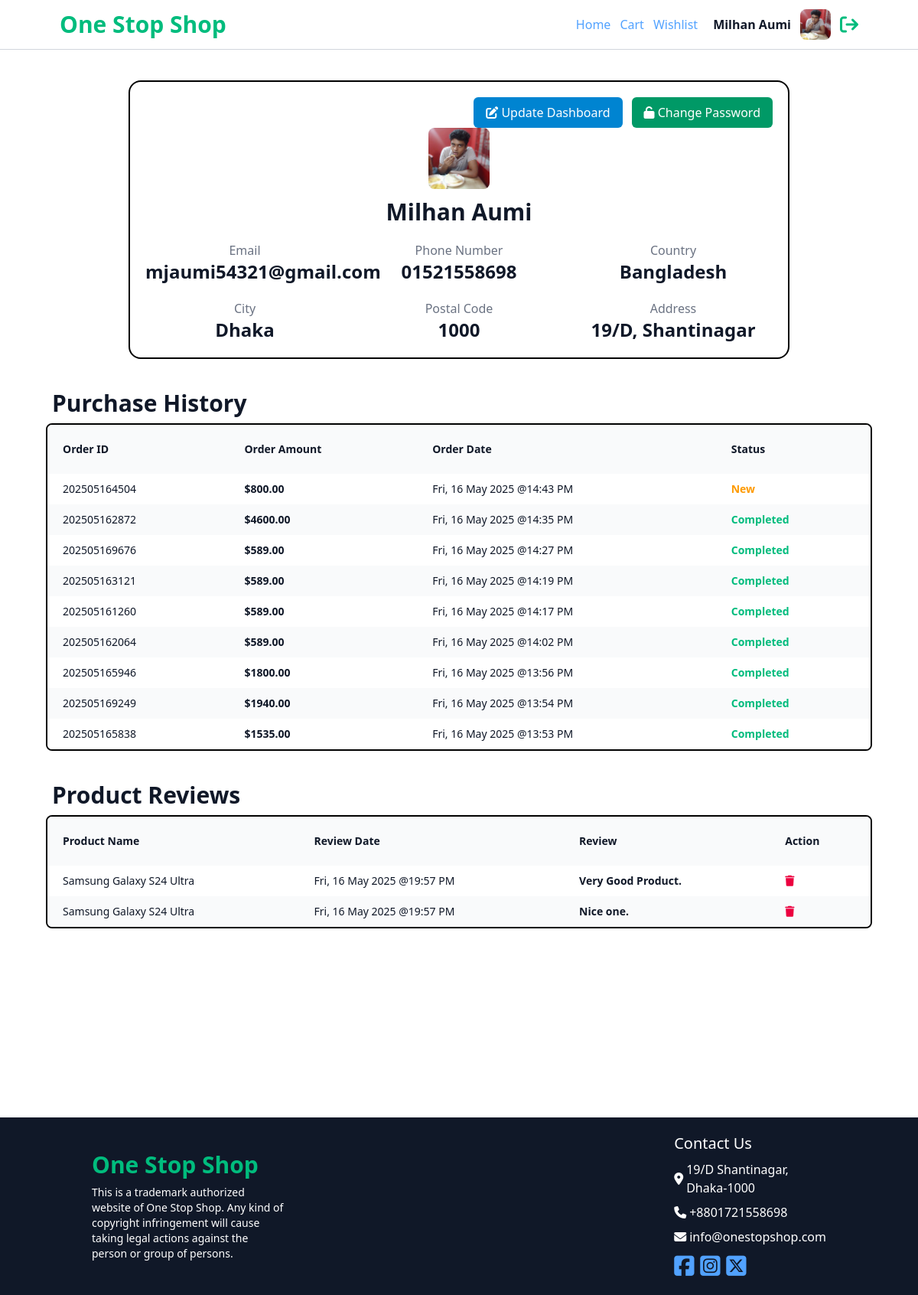
/accounts/dashboard/ (signed in), run on an earlier commit of the app's database.
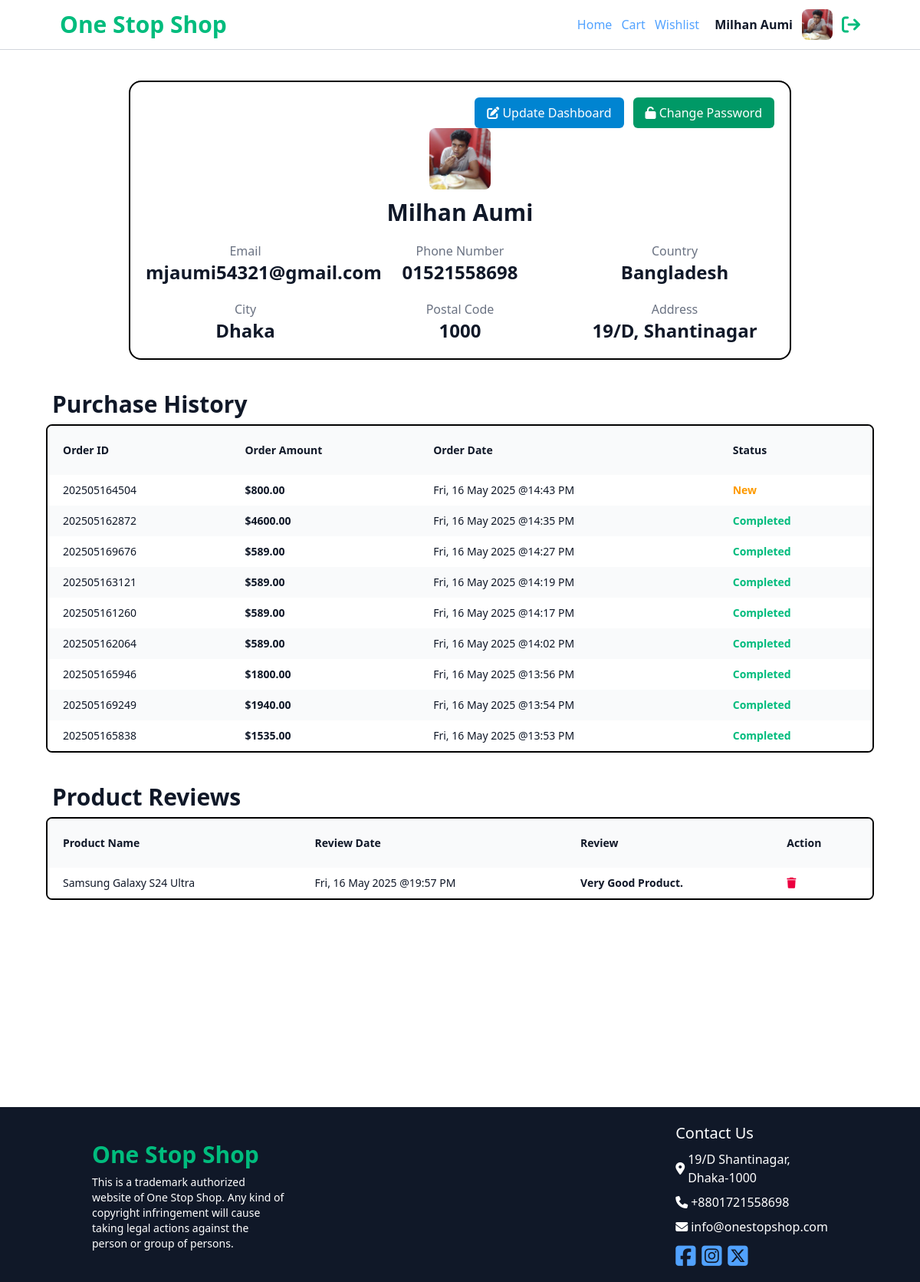
And on a later commit of the database.
### orders/models.py (models this page shows)
class Order(TimeStampedModel):
    STATUS = [('Pending', 'Pending'),
              ('Accepted', 'Accepted'),
              ('Completed', 'Completed'),
              ('Cancelled', 'Cancelled')
            ]
    user = models.ForeignKey(CustomUser, on_delete=models.SET_NULL, null=True)
    payment = models.ForeignKey(Payment, on_delete=models.SET_NULL, null=True)
    order_number = models.CharField(max_length=20, unique=True)
    mobile = models.CharField(max_length=15)
    email = models.EmailField(max_length=50)
    address = models.TextField()
    country = models.CharField(max_length=50)
    postal_code = models.CharField(max_length=50)
    city = models.CharField(max_length=50)
    order_total = models.DecimalField(max_digits=10, decimal_places=2)
    status = models.CharField(max_length=10, choices=STATUS, default='Pending')

### products/models.py (models this page shows, shortened)
class TimeStampedModel(models.Model):
    created_at = models.DateTimeField(auto_now_add=True)
    updated_at = models.DateTimeField(auto_now=True)
    class Meta:
        abstract = True

class Review(TimeStampedModel):
    product = models.ForeignKey(Product, on_delete=models.CASCADE, related_name='reviews')
    user = models.ForeignKey(CustomUser, on_delete=models.CASCADE, related_name='reviews')
    review_text = models.TextField()

class Product(TimeStampedModel):
    name = models.CharField(max_length=255)
    description = models.TextField()
    price = models.DecimalField(max_digits=10, decimal_places=2)
    discount_percentage = models.DecimalField(max_digits=5, decimal_places=2, default=0.00)
    stock = models.PositiveIntegerField()
    is_featured = models.BooleanField(default=False)
    is_new = models.BooleanField(default=False)
    processor = models.CharField(max_length=255)
    display = models.CharField(max_length=255)
    memory = models.CharField(max_length=255)
    camera = models.CharField(max_length=255)
    image = models.ImageField(upload_to='products/')
    class Meta:
        ordering = ("created_at",)

### accounts/views.py (the view)
# urls.py: path('dashboard/', views.user_dashboard, name='dashboard'),
@login_required
def user_dashboard(request):
    user = request.user
    user_orders = Order.objects.filter(user=user).order_by('-created_at')
    user_reviews = user.reviews.all()
    return render(request, 'dashboard.html', {'user': user, 'orders': user_orders, 'reviews': user_reviews})

### accounts/templates/dashboard.html (shortened to what the changed rows need)
{% extends 'base.html' %}
{% block content %}
<section class="py-10 space-y-10">
    <div class="w-4/5 h-fit mx-auto border-2 rounded-2xl p-5">
        <div class="space-y-3">
            <h2 class="text-gray-900 text-3xl text-center font-bold">{{user.first_name}} {{user.last_name}}</h2>
        </div>
    </div>
    {% if orders|length > 0 %}
    <div class="flex flex-col gap-2">
        <h2 class="px-2 text-3xl font-semibold text-gray-900">Purchase History</h2>
        <div class=" overflow-x-auto">
            <div class="min-w-full inline-block align-middle">
                <div class="overflow-hidden border-2 rounded-lg">
                    <table class=" min-w-full rounded-xl">
                        <thead>
                            <tr class="bg-gray-50">
                                <th scope="col"
                                    class="p-5 text-left text-sm leading-6 font-semibold text-gray-900 capitalize">
                                    Order ID
                                </th>
                                <th scope="col"
                                    class="p-5 text-left text-sm leading-6 font-semibold text-gray-900 capitalize">
                                    Order Amount
                                </th>
                                <th scope="col"
                                    class="p-5 text-left text-sm leading-6 font-semibold text-gray-900 capitalize">
                                    Order Date
                                </th>
                                <th scope="col"
                                    class="p-5 text-left text-sm leading-6 font-semibold text-gray-900 capitalize">
                                    Status
                                </th>
                            </tr>
                        </thead>
                        <tbody>
                            {% for order in orders %}
                            <tr class="odd:bg-white even:bg-gray-50">
                                <td class="px-5 py-2 whitespace-nowrap text-sm leading-6 font-medium text-gray-900 ">
                                    {{order.order_number}}
                                </td>
                                <td class="px-5 py-2 whitespace-nowrap text-sm leading-6 font-bold text-gray-900">
                                    ${{order.order_total}}
                                </td>
                                <td class="px-5 py-2 whitespace-nowrap text-sm leading-6 font-medium text-gray-900">
                                    {{order.created_at|date:'D, d M Y @H:i A'}}
                                </td>
                                <td
                                    class="px-5 py-2 whitespace-nowrap text-sm leading-6 font-bold {% if order.status == 'Cancelled' %}text-red-500{% elif order.status == 'Completed' %}text-emerald-500{% else %}text-amber-500{% endif %}">
                                    {{order.status}}
                                </td>
                            </tr>
                            {% endfor %}
                        </tbody>
                    </table>
                </div>
            </div>
        </div>
    </div>
    {% endif %}
    {% if reviews|length > 0 %}
    <div class="flex flex-col gap-2">
        <h2 class="px-2 text-3xl font-semibold text-gray-900">Product Reviews</h2>
        <div class=" overflow-x-auto">
            <div class="min-w-full inline-block align-middle">
                <div class="overflow-hidden border-2 rounded-lg">
                    <table class=" min-w-full rounded-xl">
                        <thead>
                            <tr class="bg-gray-50">
                                <th scope="col"
                                    class="p-5 text-left text-sm leading-6 font-semibold text-gray-900 capitalize">
                                    Product Name
                                </th>
                                <th scope="col"
                                    class="p-5 text-left text-sm leading-6 font-semibold text-gray-900 capitalize">
                                    Review Date
                                </th>
                                <th scope="col"
                                    class="p-5 text-left text-sm leading-6 font-semibold text-gray-900 capitalize">
                                    Review
                                </th>
                                <th scope="col"
                                    class="p-5 text-left text-sm leading-6 font-semibold text-gray-900 capitalize">
                                    Action
                                </th>
                            </tr>
                        </thead>
                        <tbody>
                            {% for review in reviews %}
                            <tr class="odd:bg-white even:bg-gray-50">
                                <td class="px-5 py-2 whitespace-nowrap text-sm leading-6 font-medium text-gray-900 ">
                                    {{review.product.name}}
                                </td>
                                <td class="px-5 py-2 whitespace-nowrap text-sm leading-6 font-medium text-gray-900">
                                    {{review.created_at|date:'D, d M Y @H:i A'}}
                                </td>
                                <td class="px-5 py-2 whitespace-nowrap text-sm leading-6 font-bold text-gray-900">
                                    {{review.review_text}}
                                </td>
                                <td class="px-5 py-2 whitespace-nowrap text-sm leading-6 font-bold text-rose-600">
                                    <a href="{% url 'remove_review' review.id %}" class="hover:opacity-70 duration-300">
                                        <i class="fa-solid fa-trash"></i>
                                    </a>
                                </td>
                            </tr>
                            {% endfor %}
                        </tbody>
                    </table>
                </div>
            </div>
        </div>
    </div>
    {% endif %}
</section>
{% endblock %}

What changed in the data, as far as the page shows it:
removed Review: product.name "Samsung Galaxy S24 Ultra", created_at "Fri, 16 May 2025 @19:57 PM", review_text "Nice one."
